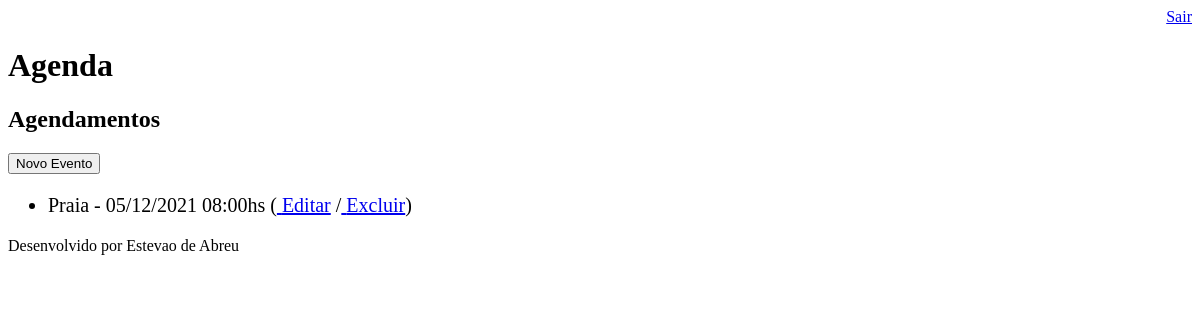
/agenda/ (signed in), run on an earlier commit of the app's database.
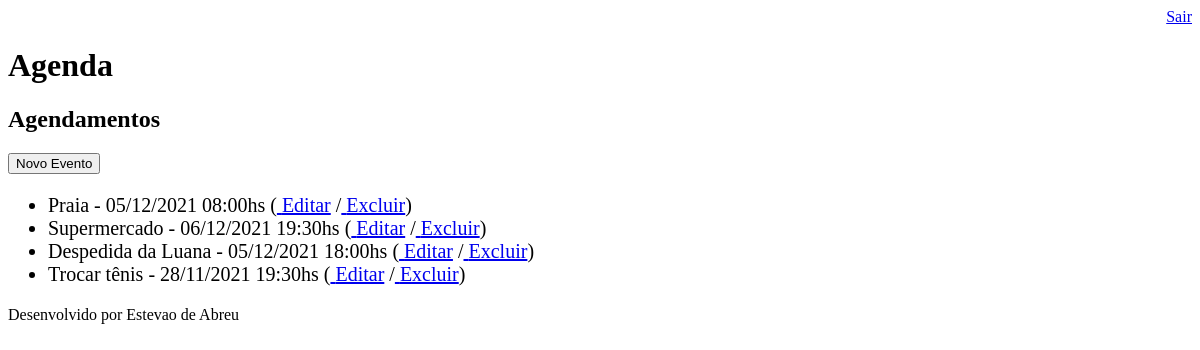
And on a later commit of the database.
### core/models.py (models this page shows, shortened)
class Evento(models.Model):
    titulo = models.CharField(max_length=100)
    descricao = models.TextField(blank=True,null=True)
    data_evento = models.DateTimeField(verbose_name='Data do Evento')
    data_criacao = models.DateTimeField(auto_now=True,verbose_name='Criado em:')
    usuario = models.ForeignKey(User,on_delete=models.CASCADE)
    class Meta:
        db_table = 'evento'
    def get_data_evento(self):
        return self.data_evento.strftime('%d/%m/%Y  %H:%Mhs')

### core/views.py (the view)
# urls.py: path('agenda/',views.lista_eventos),
@login_required(login_url='/login/')
def lista_eventos(request):
    usuario = request.user
    evento = Evento.objects.filter(usuario=usuario)
    dados = {'eventos':evento}
    return render(request,'agenda.html',dados)

### templates/agenda.html
{% extends "model-page.html" %}
{% block content %}
    <h2>Agendamentos</h2>
    <a href="evento/">
        <button type="button">Novo Evento</button>
    </a>
    <ul style="font-size:20px">
        {% for evento in eventos %}
            <li>
                {{ evento.titulo}} - {{ evento.get_data_evento }}
                (<a href="evento/?id={{ evento.id }}"> Editar</a>
                /<a href="evento/delete/{{ evento.id }}/"> Excluir</a>)
            </li>
        {% endfor %}
    </ul>
{% endblock %}

What changed in the data, as far as the page shows it:
added Evento: titulo "Supermercado", get_data_evento "06/12/2021 19:30hs"
added Evento: titulo "Despedida da Luana", get_data_evento "05/12/2021 18:00hs"
added Evento: titulo "Trocar tênis", get_data_evento "28/11/2021 19:30hs"
